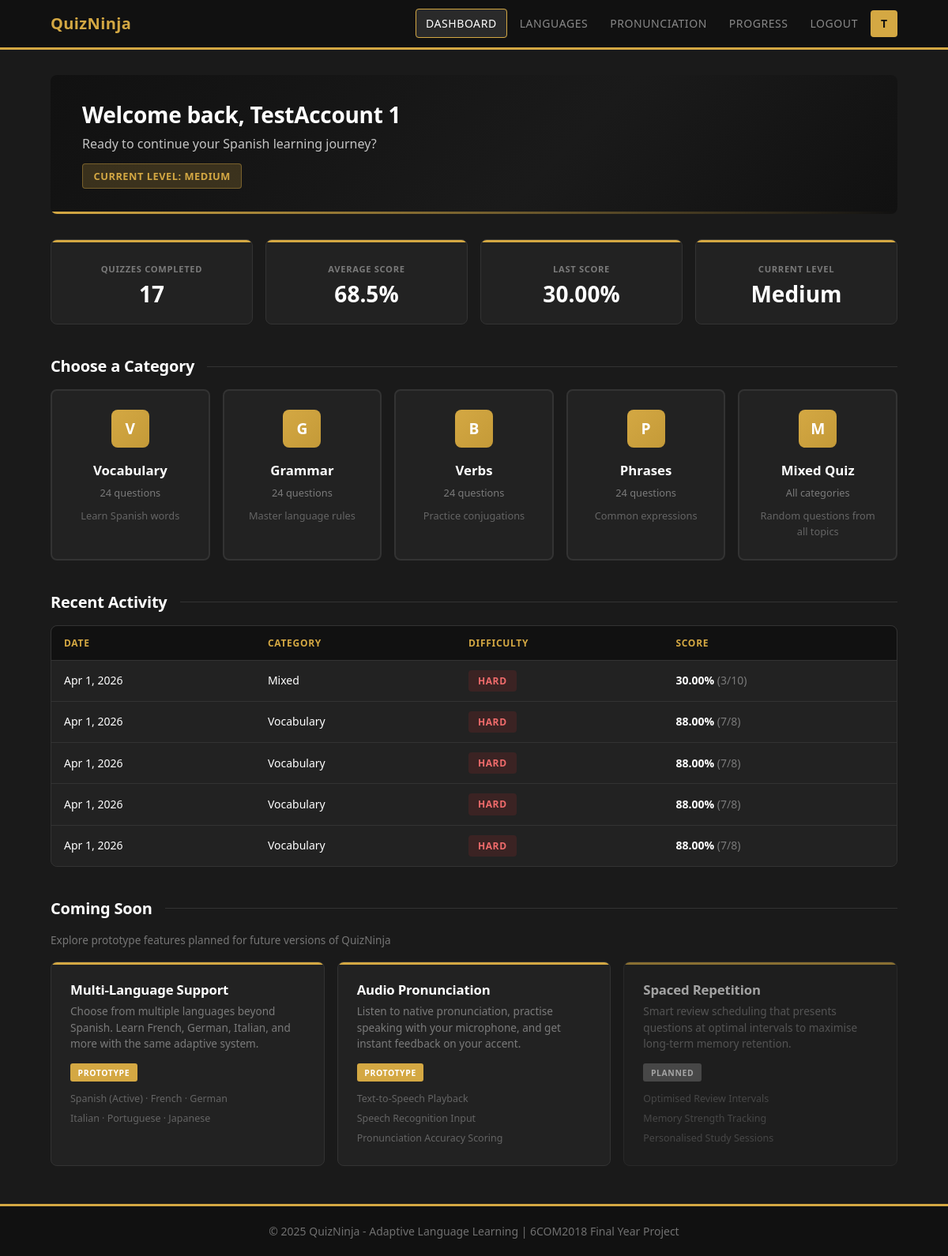
The app's page /dashboard.php (signed in) with its own data.
### tables this page shows
CREATE TABLE `quiz_attempts` (
  `attempt_id` int NOT NULL,
  `user_id` int NOT NULL,
  `score` int NOT NULL,
  `total_questions` int NOT NULL,
  `percentage` decimal(5,2) NOT NULL,
  `difficulty_level` enum('easy','medium','hard') NOT NULL,
  `category` varchar(50) NOT NULL,
  `attempt_date` datetime DEFAULT CURRENT_TIMESTAMP
);

### includes/auth.php (called while the page is built, shortened)
<?php
require_once __DIR__ . '/db_connect.php';
function is_logged_in() {
    return true;
}
function get_logged_in_user() {
    return [
        'user_id' => $_SESSION['user_id'],
        'username' => $_SESSION['username'],
        'email' => $_SESSION['email'],
        'current_level' => $_SESSION['current_level']
    ];
}
function get_user_stats($user_id) {
    $total_quizzes = db_count('quiz_attempts', 'user_id = ?', [$user_id]);
    $avg_result = db_query_single(
        "SELECT AVG(percentage) as avg_score FROM quiz_attempts WHERE user_id = ?",
        [$user_id]
    );
    $avg_score = $avg_result ? round($avg_result['avg_score'], 1) : 0;
    $recent = db_query_single(
        "SELECT percentage, category, difficulty_level FROM quiz_attempts
         WHERE user_id = ? ORDER BY attempt_date DESC LIMIT 1",
        [$user_id]
    );
    $current_level = $_SESSION['current_level'] ?? 'easy';
    return [
        'total_quizzes' => $total_quizzes,
        'average_score' => $avg_score,
        'current_level' => $current_level,
        'recent_score' => $recent ? $recent['percentage'] : null,
        'recent_category' => $recent ? $recent['category'] : null,
        'recent_difficulty' => $recent ? $recent['difficulty_level'] : null
    ];
}
?>

### includes/db_connect.php (called while the page is built, shortened)
<?php
try {
    $dsn = "mysql:host=" . DB_HOST . ";port=" . DB_PORT . ";dbname=" . DB_NAME . ";charset=" . DB_CHARSET;
    $options = [
        PDO::ATTR_ERRMODE            => PDO::ERRMODE_EXCEPTION,
        PDO::ATTR_DEFAULT_FETCH_MODE => PDO::FETCH_ASSOC,
        PDO::ATTR_EMULATE_PREPARES   => false,
    ];
    $pdo = new PDO($dsn, DB_USER, DB_PASS, $options);
} catch (PDOException $e) {
    die("
        <div style='font-family: Arial, sans-serif; max-width: 600px; margin: 50px auto; padding: 20px; border: 1px solid #ef4444; border-radius: 8px; background: #fee2e2;'>
            <h2 style='color: #dc2626; margin-top: 0;'>⚠️ Database Connection Error</h2>
            <p>Unable to connect to the database. Please check:</p>
            <ul>
                <li>MAMP server is running</li>
                <li>MySQL service is started</li>
                <li>Database 'adaptive_quiz' exists</li>
                <li>Database credentials are correct</li>
            </ul>
            <p style='color: #666; font-size: 14px;'>Error logged for administrator review.</p>
        </div>
    ");
}
function db_query($sql, $params = []) {
    global $pdo;
    $stmt = $pdo->prepare($sql);
    $stmt->execute($params);
    return $stmt->fetchAll();
}
function db_query_single($sql, $params = []) {
    global $pdo;
    $stmt = $pdo->prepare($sql);
    $stmt->execute($params);
    return $stmt->fetch();
}
function db_count($table, $where = '1=1', $params = []) {
    global $pdo;
    $sql = "SELECT COUNT(*) as count FROM $table WHERE $where";
    $stmt = $pdo->prepare($sql);
    $stmt->execute($params);
    $result = $stmt->fetch();
    return $result ? $result['count'] : 0;
}
?>

### dashboard.php (the view, shortened to what this page needs)
<?php
require_once 'includes/auth.php';
$user = get_logged_in_user();
$stats = get_user_stats($user['user_id']);
$recent_attempts = db_query(
    "SELECT * FROM quiz_attempts WHERE user_id = ? ORDER BY attempt_date DESC LIMIT 5",
    [$user['user_id']]
);
$categories = [
    ['name' => 'Vocabulary', 'icon' => 'V', 'description' => 'Learn Spanish words'],
    ['name' => 'Grammar', 'icon' => 'G', 'description' => 'Master language rules'],
    ['name' => 'Verbs', 'icon' => 'B', 'description' => 'Practice conjugations'],
    ['name' => 'Phrases', 'icon' => 'P', 'description' => 'Common expressions']
];
?>
<!DOCTYPE html>
<html lang="en">
<head>
    <link rel="stylesheet" href="css/style.css">
</head>
<body>
    <div class="page-wrapper">
        <nav class="navbar">
            <div class="container">
                <a href="dashboard.php" class="navbar-brand">QuizNinja</a>
                <ul class="navbar-nav">
                    <li><a href="dashboard.php" class="active">Dashboard</a></li>
                    <li><a href="language_select.php">Languages</a></li>
                    <li><a href="pronunciation.php">Pronunciation</a></li>
                    <li><a href="progress.php">Progress</a></li>
                    <li><a href="logout.php">Logout</a></li>
                    <li>
                        <div class="user-avatar" title="<?php echo htmlspecialchars($user['username']); ?>">
                            <?php echo strtoupper(substr($user['username'], 0, 1)); ?>
                        </div>
                    </li>
                </ul>
            </div>
        </nav>
        <main class="main-content">
            <div class="container">
                <div class="welcome-banner">
                    <h1>Welcome back, <?php echo htmlspecialchars($user['username']); ?></h1>
                    <p>Ready to continue your Spanish learning journey?</p>
                    <span class="level-pill">Current Level: <?php echo ucfirst($stats['current_level']); ?></span>
                </div>
                <div class="stats-grid">
                    <div class="stat-card">
                        <div class="stat-label">Quizzes Completed</div>
                        <div class="stat-value"><?php echo $stats['total_quizzes']; ?></div>
                    </div>
                    <div class="stat-card">
                        <div class="stat-label">Average Score</div>
                        <div class="stat-value"><?php echo $stats['average_score']; ?>%</div>
                    </div>
                    <div class="stat-card">
                        <div class="stat-label">Last Score</div>
                        <div class="stat-value"><?php echo $stats['recent_score'] !== null ? $stats['recent_score'] . '%' : '-'; ?></div>
                    </div>
                    <div class="stat-card">
                        <div class="stat-label">Current Level</div>
                        <div class="stat-value" style="text-transform: capitalize;"><?php echo $stats['current_level']; ?></div>
                    </div>
                </div>
                <div class="section-header">
                    <h2>Choose a Category</h2>
                    <span class="section-line"></span>
                </div>
                <div class="category-grid">
                    <?php foreach ($categories as $cat): ?>
                        <a href="quiz.php?category=<?php echo urlencode($cat['name']); ?>" class="category-card">
                            <div class="cat-icon"><?php echo $cat['icon']; ?></div>
                            <div class="cat-name"><?php echo $cat['name']; ?></div>
                            <div class="cat-count"><?php echo $cat['count']; ?> questions</div>
                            <div class="cat-desc"><?php echo $cat['description']; ?></div>
                        </a>
                    <?php endforeach; ?>
                    <a href="quiz.php?new=1" class="category-card mixed-card">
                        <div class="cat-icon">M</div>
                        <div class="cat-name">Mixed Quiz</div>
                        <div class="cat-count">All categories</div>
                        <div class="cat-desc">Random questions from all topics</div>
                    </a>
                </div>
                <?php if (!empty($recent_attempts)): ?>
                <div class="section-header">
                    <h2>Recent Activity</h2>
                    <span class="section-line"></span>
                </div>
                <div class="activity-card">
                    <table class="history-table">
                        <thead>
                            <tr>
                                <th>Date</th>
                                <th>Category</th>
                                <th>Difficulty</th>
                                <th>Score</th>
                            </tr>
                        </thead>
                        <tbody>
                            <?php foreach ($recent_attempts as $attempt): ?>
                            <tr>
                                <td><?php echo date('M j, Y', strtotime($attempt['attempt_date'])); ?></td>
                                <td><?php echo htmlspecialchars($attempt['category']); ?></td>
                                <td>
                                    <span class="badge badge-<?php echo $attempt['difficulty_level']; ?>">
                                        <?php echo ucfirst($attempt['difficulty_level']); ?>
                                    </span>
                                </td>
                                <td>
                                    <strong><?php echo $attempt['percentage']; ?>%</strong>
                                    <span class="text-muted">(<?php echo $attempt['score']; ?>/<?php echo $attempt['total_questions']; ?>)</span>
                                </td>
                            </tr>
                            <?php endforeach; ?>
                        </tbody>
                    </table>
                </div>
                <?php endif; ?>
                <div class="future-section">
                    <div class="section-header">
                        <h2>Coming Soon</h2>
                        <span class="section-line"></span>
                    </div>
                    <p style="font-size: 0.85rem; color: rgba(255,255,255,0.4); margin-bottom: 1rem;">Explore prototype features planned for future versions of QuizNinja</p>
                    <div class="future-grid">
                        <a href="language_select.php" class="future-card">
                            <h3>Multi-Language Support</h3>
                            <p>Choose from multiple languages beyond Spanish. Learn French, German, Italian, and more with the same adaptive system.</p>
                            <span class="proto-label">Prototype</span>
                            <div class="feature-highlights">
                                <span>Spanish (Active) &middot; French &middot; German</span>
                                <span>Italian &middot; Portuguese &middot; Japanese</span>
                            </div>
                        </a>
                        <a href="pronunciation.php" class="future-card">
                            <h3>Audio Pronunciation</h3>
                            <p>Listen to native pronunciation, practise speaking with your microphone, and get instant feedback on your accent.</p>
                            <span class="proto-label">Prototype</span>
                            <div class="feature-highlights">
                                <span>Text-to-Speech Playback</span>
                                <span>Speech Recognition Input</span>
                                <span>Pronunciation Accuracy Scoring</span>
                            </div>
                        </a>
                        <div class="future-card planned">
                            <h3>Spaced Repetition</h3>
                            <p>Smart review scheduling that presents questions at optimal intervals to maximise long-term memory retention.</p>
                            <span class="proto-label">Planned</span>
                            <div class="feature-highlights">
                                <span>Optimised Review Intervals</span>
                                <span>Memory Strength Tracking</span>
                                <span>Personalised Study Sessions</span>
                            </div>
                        </div>
                    </div>
                </div>
            </div>
        </main>
        <footer class="footer">
            <div class="container">
                <p>&copy; 2025 QuizNinja - Adaptive Language Learning | 6COM2018 Final Year Project</p>
            </div>
        </footer>
    </div>
</body>
</html>

### records on screen
quiz_attempts: attempt_id "17", percentage "30.00", attempt_date "Apr 1, 2026", category "Mixed", difficulty_level "HARD", score "3", total_questions "10"
quiz_attempts: attempt_date "Apr 1, 2026", category "Vocabulary", difficulty_level "HARD", percentage "88.00", score "7", total_questions "8"
quiz_attempts: attempt_date "Apr 1, 2026", category "Vocabulary", difficulty_level "HARD", percentage "88.00", score "7", total_questions "8"
quiz_attempts: attempt_date "Apr 1, 2026", category "Vocabulary", difficulty_level "HARD", percentage "88.00", score "7", total_questions "8"
quiz_attempts: attempt_date "Apr 1, 2026", category "Vocabulary", difficulty_level "HARD", percentage "88.00", score "7", total_questions "8"

### other values on screen
substr($user['username'], 0, 1) "T"
$user['username'] "TestAccount 1"
$stats['current_level'] "MEDIUM"
$stats['average_score'] "68.5"
$stats['current_level'] "Medium"
$cat['icon'] "V"
$cat['name'] "Vocabulary"
$cat['count'] "24"
$cat['description'] "Learn Spanish words"
$cat['icon'] "G"
$cat['name'] "Grammar"
$cat['description'] "Master language rules"
$cat['icon'] "B"
$cat['name'] "Verbs"
$cat['description'] "Practice conjugations"
